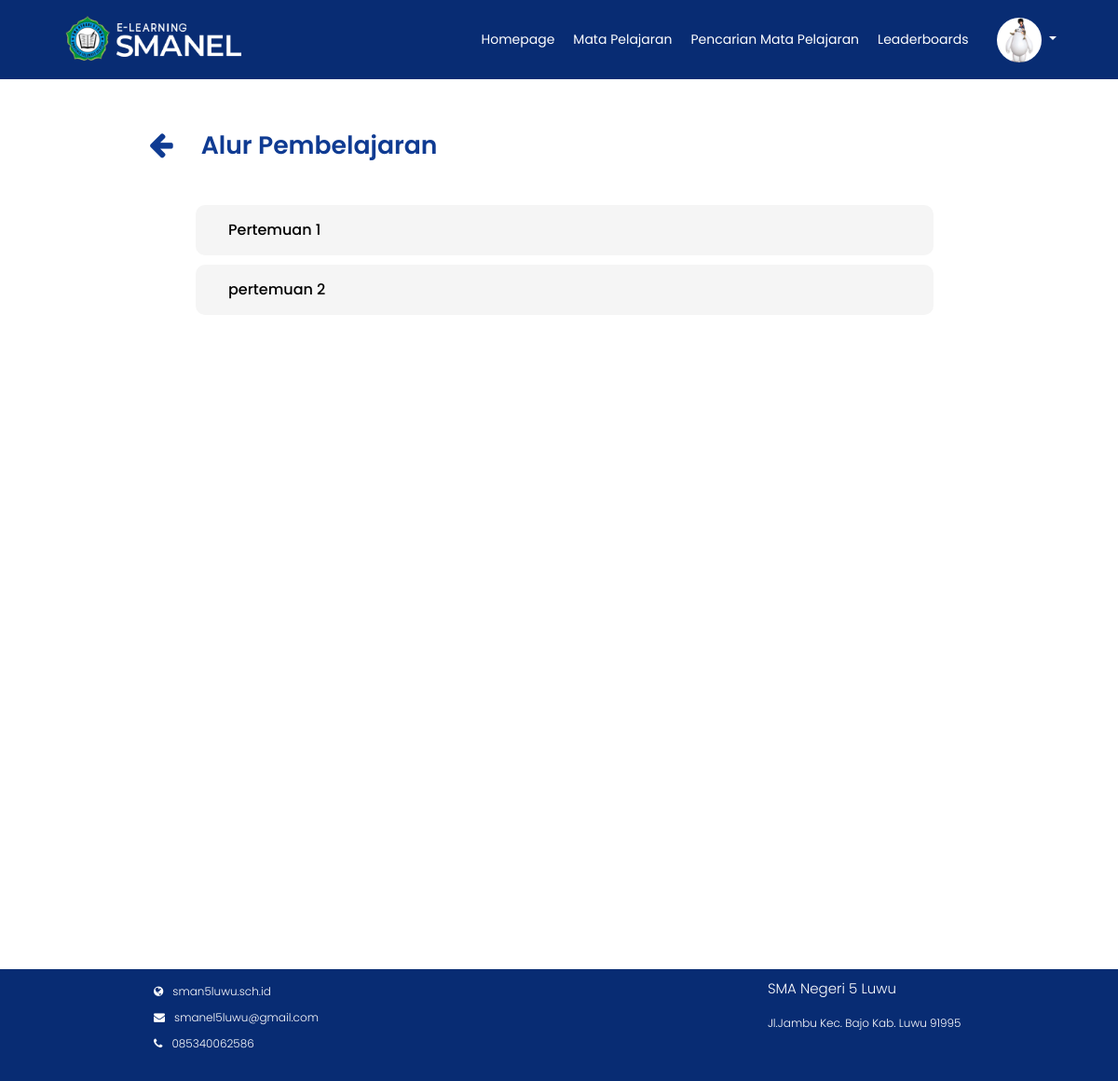
The page /Backend/alur.php?Id=50 (signed in) on the database its author committed.
### tables this page shows
CREATE TABLE `user_siswa` (
  `Id` int(11) NOT NULL,
  `Nama` varchar(225) NOT NULL,
  `Nis` varchar(225) NOT NULL,
  `Kelas` varchar(225) NOT NULL,
  `Tempat` varchar(225) NOT NULL,
  `Tanggal` date NOT NULL,
  `Email` varchar(255) NOT NULL,
  `Alamat` varchar(225) NOT NULL,
  `Username` varchar(225) NOT NULL,
  `Password` varchar(225) NOT NULL,
  `Profil` varchar(225) NOT NULL
);

CREATE TABLE `alur` (
  `Id_Alur` int(11) NOT NULL,
  `Id_Mapel` int(11) NOT NULL,
  `Judul` varchar(225) NOT NULL
);

### Backend/functions.php (called while the page is built, shortened)
<?php
function koneksi()
{
    return mysqli_connect('localhost', 'root', '', 'elearning');
}
function query($query)
{
    $conn = koneksi();
    $result = mysqli_query($conn, $query);
    if(mysqli_num_rows($result)==1){
        return mysqli_fetch_assoc($result);
    }
    $rows = [];
    return $rows;
}
function querys($query)
{
    $conn = koneksi();
    $result = mysqli_query($conn, $query);
    $rows = [];
    while ($row = mysqli_fetch_assoc($result)) {
        $rows[] = $row;
    }
    return $rows;
}
?>

### Backend/alur.php (the view, shortened to what this page needs)
<?php
require 'functions.php';
$Id = $_GET["Id"];
$alur = querys("SELECT * FROM alur  WHERE Id_Mapel = '$Id'");
?>
<!DOCTYPE html>
<html lang="en">
<head>
  <link rel="stylesheet" href="https://stackpath.bootstrapcdn.com/bootstrap/4.5.0/css/bootstrap.min.css">
  <link rel="stylesheet" href="https://stackpath.bootstrapcdn.com/font-awesome/4.7.0/css/font-awesome.min.css">
  <link rel="stylesheet" href="style.css">
</head>
<body>
  <?php require_once('navbar/navbarmapel.php') ?>
  <div class="main-container">
    <div class="main-content-forum">
      <div class="forum-header d-flex">
        <span><a href="javascript:history.back()"><i class="fa fa-arrow-left"></i></a> </span>
        <h1>Alur Pembelajaran</h1>
      </div>
      <div class="ujian-list">
        <div class="tautan-head">
          <?php foreach ($alur as $a) : ?>
            <table class="alur" style="margin-bottom: 10px; border-radius: 10px;">
              <tr class="isi" style="background: none;">
                <td style="border-radius: 10px;"><a style="font-weight: 500;" href="detailpertemuan.php?Id=<?= $a["Id_Alur"] ?>"><?= $a["Judul"] ?></a></td>
              </tr>
            </table>
          <?php endforeach ?>
        </div>
      </div>
    </div>
    <div class="footer">
      <div class="nama-footer">
        <p class="tfooter">SMA Negeri 5 Luwu</p>
        <p>Jl.Jambu Kec. Bajo Kab. Luwu 91995</p>
      </div>
      <div class="web">
        <ul>
          <li><a href="http://sman5luwu.sch.id/index.php"><i class="fa fa-globe"></i><span>sman5luwu.sch.id</span></a>
          </li>
          <li><a href="#"><i class="fa fa-envelope"></i><span>smanel5luwu@gmail.com</span></a></li>
          <li><a href="#"><i class="fa fa-phone"></i><span>085340062586</span></a></li>
        </ul>
      </div>
    </div>
</body>
</html>

### Backend/navbar/navbarmapel.php (shortened to what this page needs)
<?php
$nama = $_SESSION["Nis"];
$user = query("SELECT * FROM user_siswa WHERE Nis = '$nama'");
?>
<nav class="navbar navbar-expand-lg navbar-light fixed-top">
  <div class="navbar-header">
    <img src="img/logo.png" alt="">
  </div>
  <div class="collapse navbar-collapse" id="navbarNav">
    <ul class="navbar-nav ml-auto">
      <li class="name nav-item">
        <a href="homepage.php" class="btn" aria-hidden="true">Homepage</a>
      </li>
      <li class="mapel nav-item">
        <a href="matapelajaran.php" class="btn active" aria-hidden="true">Mata Pelajaran</a>
      </li>
      <li class="search-mapel nav-item">
        <a href="pencarian_siswa.php" class="btn" aria-hidden="true">Pencarian Mata Pelajaran </a>
      </li>
      <li class="leader nav-item">
        <a href="leaderboards.php" class="btn" aria-hidden="true">Leaderboards</a>
      </li>
    </ul>
    <div class="profil nav-item dropdown-toggle" type="button" data-toggle="dropdown" aria-haspopup="true" aria-expanded="false">
      <img alt="your image" src="img/<?php echo $user["Profil"]; ?>" title="<?php echo  $user["Profil"];  ?>" style="border-radius: 50%;">
    </div>
  </div>
</nav>

### Backend/style.css (style rules this page uses)
* { margin: 0; padding: 0; box-sizing: border-box; font-family: 'Poppins', sans-serif; font-weight: 300; }
body { font-family: 'Poppins', sans-serif; font-weight: 300; min-height: 100%; outline: none; }
.navbar { background-color: #082C73; color: white; }
.navbar-header img { height: 8vh; margin-top: 5px; margin-left: 5vh; padding-bottom: 8px; color: white; }
.navbar .navbar-header { color: #fefefe; padding-left: 10px; }
.navbar .navbar-nav li a { padding: 10px; color: white; text-decoration: none; transition: 0.5s ease; border: none; font-size: 14px; float: right; }
#navbarNav .profil { margin: 0 20px; padding-right: 30px; float: right; }
#navbarNav .profil img { width: 6vh; }
.footer { display: grid; height: max-content; width: 100%; bottom: 0; background-color: #082C73; position: relative; padding: 10px; font-size: 12px; }
.footer .web { grid-column: 1; grid-row: 4; margin-left: 150px; }
.footer .web-detail-mapel ul li, .footer .web ul li { list-style: none; padding: 5px; }
.footer .web-detail-mapel span, .footer .web span { color: white; padding: 10px; }
.footer .web-detail-mapel i, .footer .web i { color: white; }
.footer .nama-footer { grid-column: 3; grid-row: 4; color: white; margin-left: 150px; }
.footer .nama-footer .tfooter, .footer .nama-footer-mapel .tfooter { font-size: 15px; }
.btn { display: flex; justify-content: center; }
table { font-family: arial, sans-serif; border-collapse: collapse; width: 80%; margin: 0px auto; }
td, th { border: 0px; text-align: left; padding: 15px; }
td { font-weight: 400; }
td a { text-decoration: none; color: black; font-weight: 400; }
tr { background-color: #dedede; }
.main-content-forum { min-height: 100vh; position: relative; margin: 15vh 20vh 15vh 20vh; text-decoration: none; }
.forum-header { padding: 20px 0 70px 0; height: 100px; color: #0F3B92; }
.forum-header h1 { font-size: 20pt; font-weight: 600; padding-left: 30px; padding-right: 20px; }
.forum-header a { color: #0F3B92; text-decoration: none; cursor: pointer; }
.forum-header .fa-arrow-left { font-size: 30px; }
.tautan-head a { padding-left: 20px; font-weight: 300; }
.alur { border-collapse: collapse; width: 90%; margin-left: 50px; }
.table-cell tr, td { background: #F5F5F5; }
.navbar-collapse { flex-grow: 0 !important; }
@media (min-width: 992px) { .navbar-expand-lg .navbar-collapse { margin-left: auto; } }

### rows shown on the page
user_siswa: Profil (picture)
alur: Judul "Pertemuan 1"
alur: Judul "pertemuan 2"
